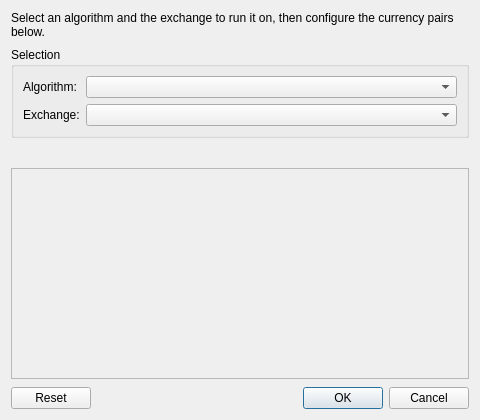
<?xml version="1.0" encoding="UTF-8"?>
<ui version="4.0">
 <class>trading_launcher</class>
 <widget class="QDialog" name="trading_launcher">
  <property name="geometry">
   <rect>
    <x>0</x>
    <y>0</y>
    <width>480</width>
    <height>420</height>
   </rect>
  </property>
  <property name="minimumSize">
   <size>
    <width>400</width>
    <height>320</height>
   </size>
  </property>
  <property name="windowTitle">
   <string>New Trading Widget</string>
  </property>
  <layout class="QVBoxLayout" name="verticalLayout">
   <property name="spacing">
    <number>8</number>
   </property>
   <item>
    <widget class="QLabel" name="intro">
     <property name="text">
      <string>Select an algorithm and the exchange to run it on, then configure the currency pairs below.</string>
     </property>
     <property name="wordWrap">
      <bool>true</bool>
     </property>
    </widget>
   </item>
   <item>
    <widget class="QGroupBox" name="selection_group">
     <property name="title">
      <string>Selection</string>
     </property>
     <layout class="QFormLayout" name="formLayout">
      <item row="0" column="0">
       <widget class="QLabel" name="algorithm_label">
        <property name="text">
         <string>Algorithm:</string>
        </property>
        <property name="buddy">
         <cstring>algorithm</cstring>
        </property>
       </widget>
      </item>
      <item row="0" column="1">
       <widget class="QComboBox" name="algorithm"/>
      </item>
      <item row="1" column="0">
       <widget class="QLabel" name="exchange_label">
        <property name="text">
         <string>Exchange:</string>
        </property>
        <property name="buddy">
         <cstring>exchange</cstring>
        </property>
       </widget>
      </item>
      <item row="1" column="1">
       <widget class="QComboBox" name="exchange"/>
      </item>
     </layout>
    </widget>
   </item>
   <item>
    <widget class="QLabel" name="description">
     <property name="text">
      <string/>
     </property>
     <property name="wordWrap">
      <bool>true</bool>
     </property>
    </widget>
   </item>
   <item>
    <widget class="QScrollArea" name="scrollArea">
     <property name="widgetResizable">
      <bool>true</bool>
     </property>
     <widget class="QWidget" name="scrollAreaWidgetContents">
      <layout class="QVBoxLayout" name="indicator_panel_layout"/>
     </widget>
    </widget>
   </item>
   <item>
    <widget class="QDialogButtonBox" name="buttonBox">
     <property name="standardButtons">
      <set>QDialogButtonBox::Cancel|QDialogButtonBox::Ok|QDialogButtonBox::Reset</set>
     </property>
    </widget>
   </item>
  </layout>
 </widget>
 <tabstops>
  <tabstop>algorithm</tabstop>
  <tabstop>exchange</tabstop>
 </tabstops>
 <resources/>
 <connections/>
</ui>
